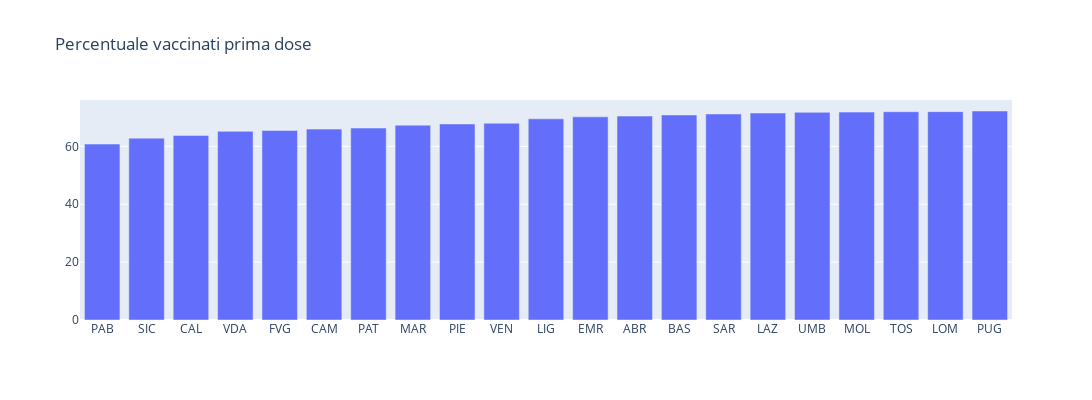

The code cell stored with this chart in its notebook:
### Code cell
fig=go.Figure()

ordine=np.argsort(list(rate_prima_dose.values()))

fig.add_trace(go.Bar(x=np.array(list(rate_prima_dose.keys()))[ordine],
                     y=np.array(list(rate_prima_dose.values()))[ordine]))

fig.update_layout(
    title='Percentuale vaccinati prima dose',
    autosize=False,
    showlegend=False,
    width=1200,
    height=400)

### Figure 1 — Plotly figure (JSON) as saved in the notebook; plotly's stock layout.template omitted (floating-point values rounded to 4 significant figures)
{"data": [{"type": "bar", "x": ["PAB", "SIC", "CAL", "VDA", "FVG", "CAM", "PAT", "MAR", "PIE", "VEN", "LIG", "EMR", "ABR", "BAS", "SAR", "LAZ", "UMB", "MOL", "TOS", "LOM", "PUG"], "y": [60.8, 62.83, 63.77, 65.2, 65.47, 65.97, 66.33, 67.34, 67.75, 67.99, 69.52, 70.21, 70.46, 70.85, 71.19, 71.53, 71.76, 71.85, 71.98, 72.0, 72.22]}], "layout": {"autosize": false, "height": 400, "showlegend": false, "title": {"text": "Percentuale vaccinati prima dose"}, "width": 1200, "xaxis": {"autorange": true, "range": [-0.5, 20.5], "type": "category"}, "yaxis": {"autorange": true, "range": [0, 76.03], "type": "linear"}}}
